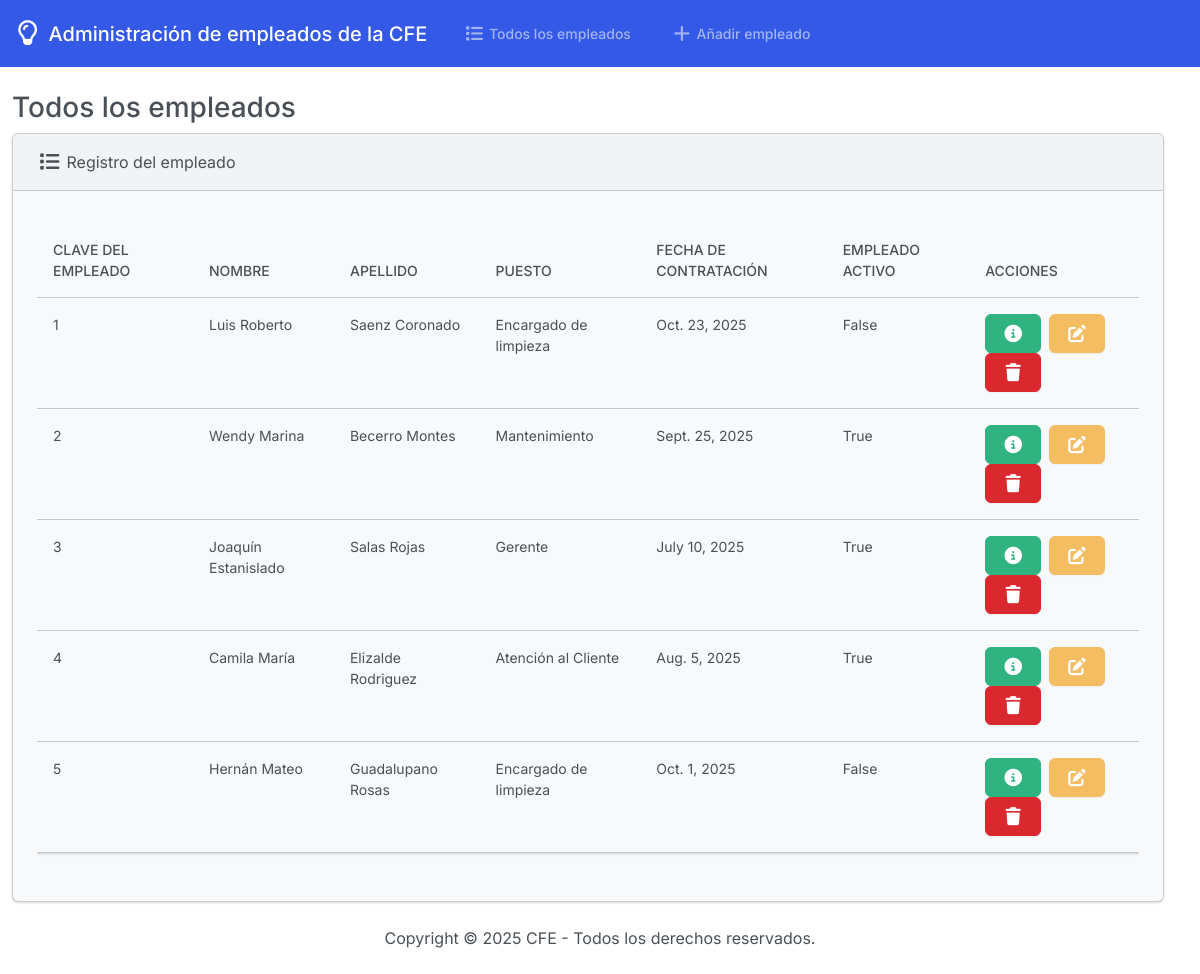
The page / on the database its author committed.
### empleado_cfe/models.py (models this page shows, shortened)
class Empleado(models.Model):
    clave_emp = models.AutoField(
        primary_key=True,
        unique=True,
        verbose_name="Clave de Empleado"
    )
    nombre_emp = models.CharField(
        max_length=100,
        verbose_name="Nombre"
    )
    apellido_emp = models.CharField(
        max_length=100,
        verbose_name="Apellido"
    )
    puesto_emp = models.CharField(
        max_length=100,
        verbose_name="Puesto"
    )
    fecha_contratacion = models.DateField(
        verbose_name="Fecha de Contratación"
    )
    activo_emp = models.BooleanField(
        default=True,
        verbose_name="Activo"
    )
    class Meta:
        db_table = 'Empleado'
        verbose_name = 'Empleado'
        verbose_name_plural = 'Empleados'

### empleado_cfe/views.py (the view)
# urls.py: path('', views.index, name = 'index'),
def index(request):
    return render(request, 'empleado_cfe/index.html', {
        'empleados': Empleado.objects.all()
    })

### empleado_cfe/templates/empleado_cfe/index.html (shortened to what this page needs)
{% extends 'empleado_cfe/base.html' %}
{% block body %}
<h3 class = "mt-4">Todos los empleados</h3>
<div class = "row">
    <div class = "col-12">
        {% if empleados %}
            <div class="card bg-light mb-4 me-4 mb-4">
                <div class="card-header">
                    <i class="fa-solid fa-list fa-lg"></i> Registro del empleado
                </div>
                <div class="card-body">
                    <p class="card-text">
                        <div class = "table-responsive">
                            <table class="table table-light">
                                <thead>
                                    <tr>
                                        <th scope = "col">Clave del Empleado</th>
                                        <th scope = "col">Nombre</th>
                                        <th scope = "col">Apellido</th>
                                        <th scope = "col">Puesto</th>
                                        <th scope = "col">Fecha de Contratación</th>
                                        <th scope = "col">Empleado Activo</th>
                                        <th scope = "col">Acciones</th>
                                    </tr>
                                </thead>
                                <tbody>
                                    {% for empleado in empleados %}
                                        <tr>
                                            <td>{{ empleado.clave_emp }}</td>
                                            <td>{{ empleado.nombre_emp }}</td>
                                            <td>{{ empleado.apellido_emp }}</td>
                                            <td>{{ empleado.puesto_emp }}</td>
                                            <td>{{ empleado.fecha_contratacion }}</td>
                                            <td>{{ empleado.activo_emp }}</td>
                                            <td>
                                                <button type="button"
                                                class="btn btn-success me-1"
                                                data-bs-toggle="modal"
                                                data-bs-target="#myModal{{empleado.clave_emp}}">
                                                </button>
                                                <a class = "btn btn-warning me-1" href = "{% url 'editar_empleado' empleado.clave_emp %}">
                                                </a>
                                                <button type = "button"
                                                class = "btn btn-danger"
                                                data-bs-toggle = "modal"
                                                data-bs-target = "#deleteModal{{empleado.clave_emp}}">
                                                </button>
                                            </td>
                                        </tr>
                                    {% endfor %}
                                </tbody>
                            </table>
                        </div>
                    </p>
                </div>
            </div>
        {% else %}
            <p>No hay empleados registrados.</p>
        {% endif %}
    </div>
</div>
{% endblock %}

### empleado_cfe/templates/empleado_cfe/base.html (shortened to what this page needs)
{% load static %}
<!DOCTYPE html>
<html lang="es">
    <head>
        <link rel="stylesheet" href="https://cdnjs.cloudflare.com/ajax/libs/font-awesome/7.0.1/css/all.min.css">
        <link rel="stylesheet" href="{% static 'css/bootstrap.min.css' %}">
    </head>
    <body class = "d-flex flex-column min-vh-100">
        <nav class="navbar navbar-expand-lg bg-primary" data-bs-theme="dark">
        <div class="container-fluid">
            <a class="navbar-brand" href="{% url 'index' %}">
                <i class="fa-regular fa-lightbulb fa-lg"></i> Administración de empleados de la CFE
            </a>
            <div class="collapse navbar-collapse" id="navbarColor01">
            <ul class="navbar-nav me-auto">
                <li class="nav-item">
                <a class="nav-link" href="{% url 'index' %}">
                     Todos los empleados
                </a>
                </li>
                <li class="nav-item">
                <a class="nav-link" href="{% url 'agregar_empleado' %}">
                     Añadir empleado
                </a>
            </ul>
            </div>
        </div>
        </nav>
        <div class = "container-fluid">
            {% block body %}
            {% endblock %}
        </div>
        <footer class = "mt-auto mb-4">
            <div class = "text-center">
                <span>
                    Copyright &copy; <script>document.write(new Date().getFullYear())</script> CFE - Todos los derechos reservados.
                </span>
            </div>
        </footer>
    </body>
</html>

### rows shown on the page
Empleado: clave_emp "1", nombre_emp "Luis Roberto", apellido_emp "Saenz Coronado", puesto_emp "Encargado de limpieza", fecha_contratacion "Oct. 23, 2025", activo_emp "False"
Empleado: clave_emp "2", nombre_emp "Wendy Marina", apellido_emp "Becerro Montes", puesto_emp "Mantenimiento", fecha_contratacion "Sept. 25, 2025", activo_emp "True"
Empleado: clave_emp "3", nombre_emp "Joaquín Estanislado", apellido_emp "Salas Rojas", puesto_emp "Gerente", fecha_contratacion "July 10, 2025", activo_emp "True"
Empleado: clave_emp "4", nombre_emp "Camila María", apellido_emp "Elizalde Rodriguez", puesto_emp "Atención al Cliente", fecha_contratacion "Aug. 5, 2025", activo_emp "True"
Empleado: clave_emp "5", nombre_emp "Hernán Mateo", apellido_emp "Guadalupano Rosas", puesto_emp "Encargado de limpieza", fecha_contratacion "Oct. 1, 2025", activo_emp "False"
